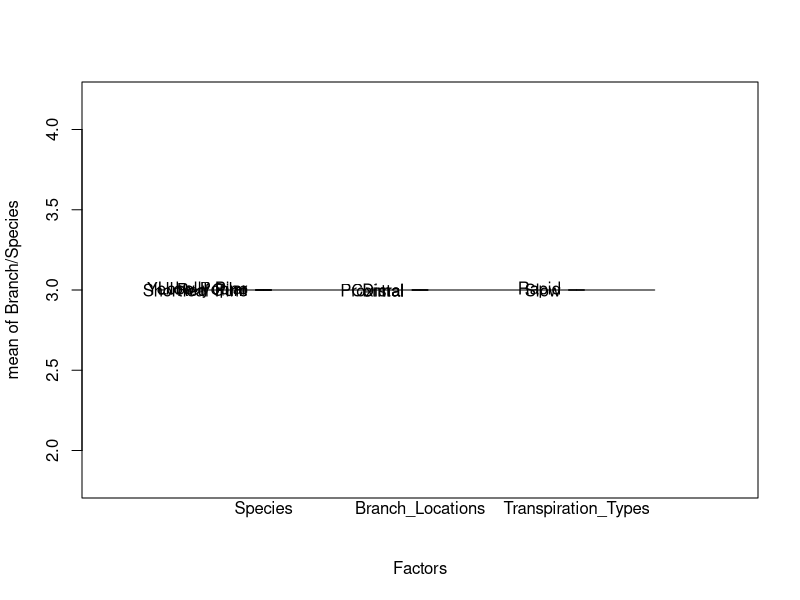
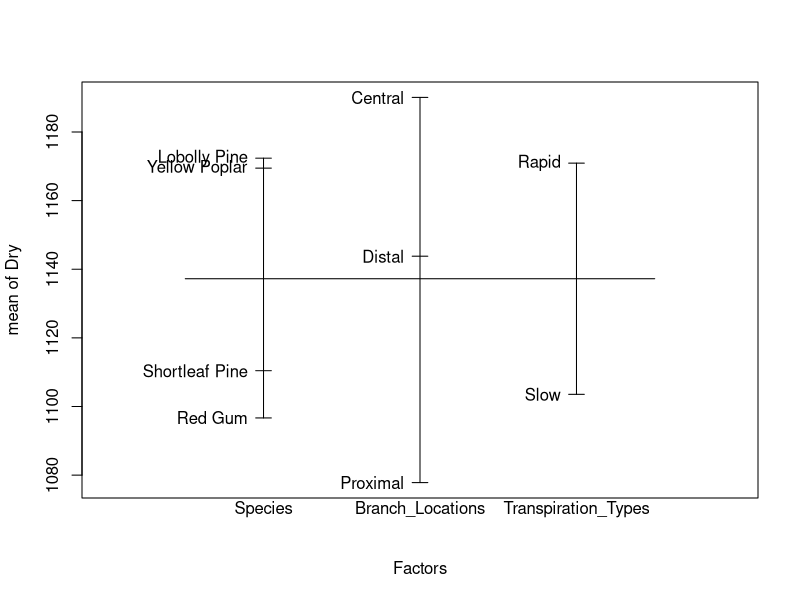

The R script that drew these images, in order: (Note: this script raises an error after producing the figures.)
## ---- chunk 1
Database <- read.table("Rendu1/tree-moisture.txt", header = FALSE)
names(Database) <- c("Species", "Branch/Species", "Branch_Locations", "Transpiration_Types", "Dry")


Database$Species <- factor(c("Lobolly Pine","Shortleaf Pine", "Yellow Poplar","Red Gum"))
Database$Branch_Locations <- factor(c("Central", "Distal", "Proximal"))
Database$Transpiration_Types <- factor(c("Rapid", "Slow"))

tapply(Database$Dry, list(Database$Species, Database$Transpiration_Types, Database$Branch_Locations), mean) 
tapply(Database$Dry, list(Database$Species, Database$Transpiration_Types, Database$Branch_Locations), sd) 
plot.design(Database) 
show()
## ---- chunk 2
plot(pressure)
